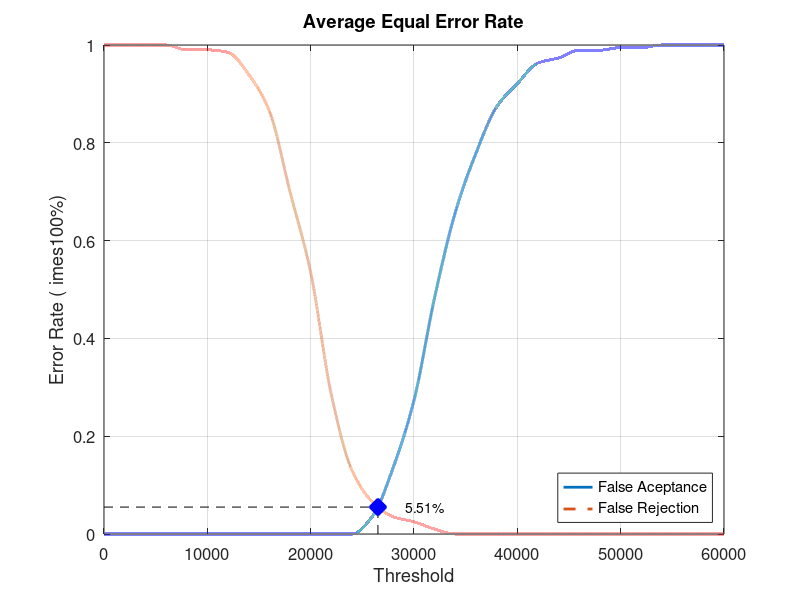
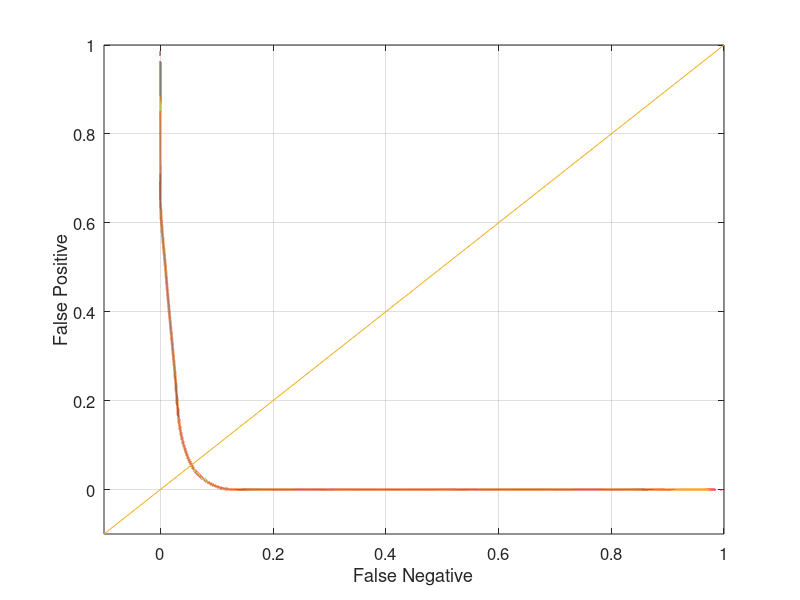

These figures' MATLAB source, in order:
close all;
clear;
clc;
x = 0:2000:60000;
xq = 0:0.5:60000;

y0 = [0 0 0 0 0 0 0 0 0 0 0 0 0 0.0368421 0.136842 0.273684 0.484211 0.657895 0.778947 0.873684 0.921053 0.963158 0.973684 0.989474 0.989474 0.994737 0.994737 1 1 1 1]
yy0 = interp1(x, y0, xq, 'pchip');
y1 = [1 1 1 1 0.99 0.99 0.985 0.94 0.865 0.7 0.535 0.285 0.13 0.065 0.035 0.025 0.01 0 0 0 0 0 0 0 0 0 0 0 0 0 0]
yy1 = interp1(x, y1, xq, 'pchip');

% Calculating EER: 
y2 = abs(y0 - y1);
find(y2 == min(y2))
yy2 = abs(yy0 - yy1);
xEER = find(yy2 == min(yy2));
xEERIndex = xq(xEER) % X-axis EER
yEER = yy0(xEER) % Y-axis EER

main = figure
plot(xq, yy0,'-','LineWidth', 2);	hold on
plot(xq, yy1,'--','LineWidth', 2);	hold on
plot([xEERIndex xEERIndex], [0 yEER], 'k--');	hold on
plot([0 xEERIndex], [yEER yEER], 'k--');	hold on
plot(xEERIndex, yEER, 'bx', 'LineWidth', 10);	hold on
text(xEERIndex + 10 * xEERIndex / 100, yEER, [num2str(round((10000 * yEER)) / 100) '%'])
legend('False Aceptance', 'False Rejection', 'Location', 'SouthEast')
xlabel('Threshold')
ylabel('Error Rate (	imes100%)')
title('Average Equal Error Rate')
set(gca, 'FontSize', 12)
axis([0 60000 0 1])
grid on

print(main, 'Database5_1Main', '-dpng');
FNRxFPR = figure('Color', [1 1 1]);
plot(yy1, yy0, '-', yy1, yy0, 'LineWidth', 2);
hold on
y = -0.1:0.1:1
plot(y, y); 
set(gca, 'FontSize', 12)
xlabel('False Negative')
ylabel('False Positive')
axis([-0.1 1 -0.1 1])
set(gca, 'FontSize', 12)
grid on

print(FNRxFPR, 'Database5_1FNRxFPR','-dpng');
